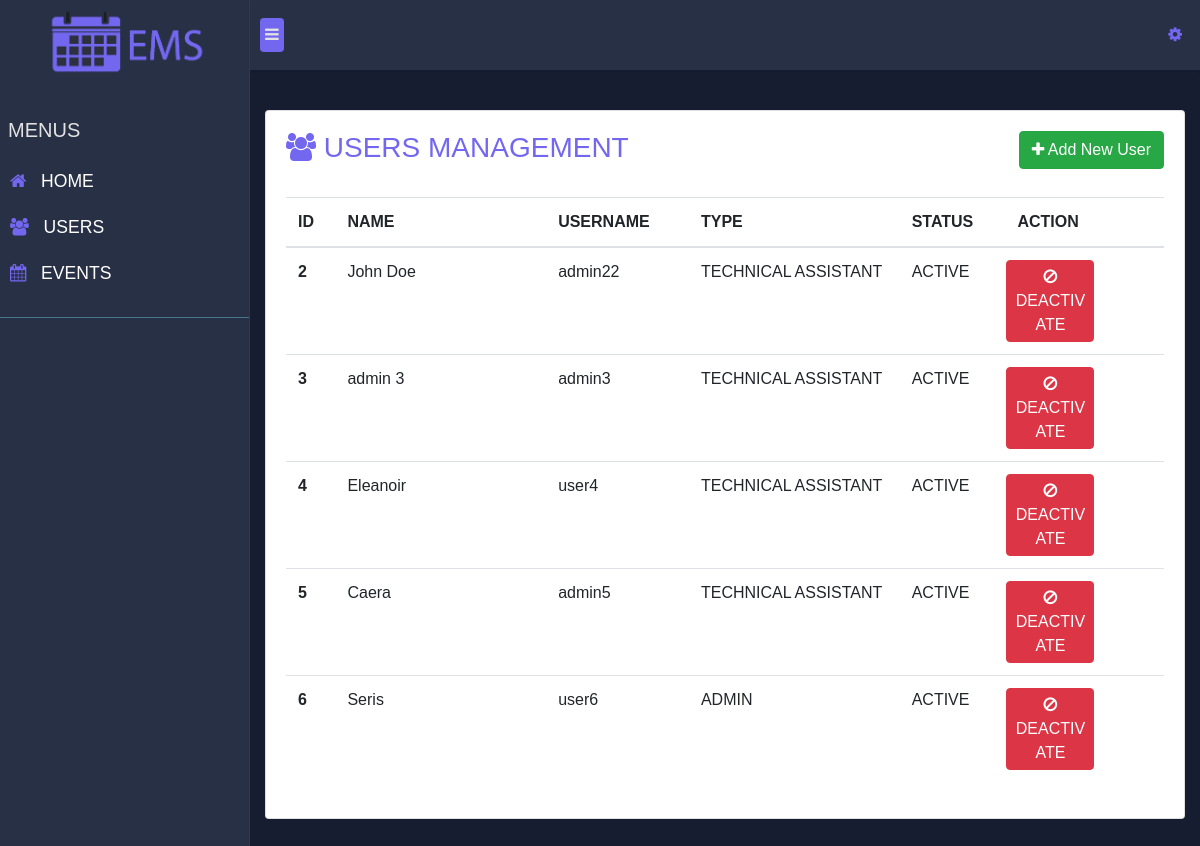
The app's page /users/admin/users.php (signed in) with its own data.
### tables this page shows
CREATE TABLE `tblusers` (
  `UserID` int(11) NOT NULL,
  `Name` varchar(300) NOT NULL,
  `UserType` varchar(100) NOT NULL,
  `SQuestion` varchar(300) NOT NULL,
  `SAnswer` varchar(300) NOT NULL,
  `Username` varchar(30) NOT NULL,
  `Password` varchar(100) NOT NULL,
  `Status` varchar(100) NOT NULL
);

### users/admin/users.php (the view, shortened to what this page needs)
<!DOCTYPE html>
<html lang="en">
<head>
    <link rel="stylesheet" href="/CanoEMS/assets/css/bootstrap/css/bootstrap.min.css">
    <link rel="stylesheet" href="/CanoEMS/assets/css/index.css">
    <link rel="stylesheet" href="/CanoEMS/assets/css/nav.css">
    <link rel="stylesheet" href="https://cdnjs.cloudflare.com/ajax/libs/font-awesome/4.7.0/css/font-awesome.min.css">
</head>
<body>
    <?php
    $path = $_SERVER['DOCUMENT_ROOT'];
    include_once($path . "/CanoEMS/db/config.php");
    $resultMedical = mysqli_query($db, "SELECT * FROM `tblusers` where UserID != " . $_SESSION['user-ems']['UserID']);
    ?>
    <div class="wrapper">
        <nav id="sidebar" class="backgroundDarkColor border-right border-dark">
            <?php include($path . "/CanoEMS/comp/adminNavBar.php") ?>
        </nav>
        <div class="content w-100 backgroundDarkerColor">
            <nav class="navbar navbar-expand-lg backgroundDarkColor">
                <?php include($path . "/CanoEMS/comp/commonNavBar.php") ?>
            </nav>
            <div class="container-fluid">
                <div class="content-wrapper p-0">
                    <div class="row">
                        <div class="col-sm-12">
                            <div class="card mb-5">
                                <div class="card-body">
                                    <div class="row">
                                        <div class="col-sm-8">
                                           <h3 class="textUserColor"> <i class="fa fa-users"></i> USERS MANAGEMENT</h3><br>
                                        </div>
                                        <div class="col-sm-4">
                                            <button class="btn btn-success float-right mb-2" id="addNewUser"><i class='fa fa-plus'></i> Add New User</button>
                                        </div>
                                    </div>
                                    <div class="table-responsive">
                                        <table id="tbl" class="table table-stripe">
                                            <thead>
                                                <tr>
                                                    <th scope="col">ID</th>
                                                    <th class="w-24" scope="col">NAME</th>
                                                    <th class="w-12" scope="col">USERNAME</th>
                                                    <th class="w-24" scope="col">TYPE</th>
                                                    <th class="w-12" scope="col">STATUS</th>
                                                    <th scope="col">ACTION</th>
                                                </tr>
                                            </thead>
                                            <tbody>
                                                <?php
                                                while ($row = $resultMedical->fetch_assoc()) {
                                                    $action_element = "";
                                                    if ($row['Status'] == "FOR APPROVAL") {
                                                        $action_element = "<div class='col-sm-7 pr-1 pl-1'><button class='btn btn-info w-100 btnApprove p-1'><i class='fa fa-thumbs-up'></i> APPROVE</button></div>";
                                                    } else if ($row['Status'] == "ACTIVE") {
                                                        $action_element = "<div class='col-sm-7 pr-1 pl-1'><button class='btn btn-danger w-100 btnDeactivate p-1'><i class='fa fa-ban'></i> DEACTIVATE</button></div>";
                                                    } else {
                                                        $action_element = "<div class='col-sm-7 pr-1 pl-1'><button class='btn btn-success w-100 btnActivate p-1'><i class='fa fa-toggle-on'></i> ACTIVATE</button></div>";
                                                    }
                                                    echo "
                                                    <tr row-id='" . $row['UserID'] . "'>
                                                        <th scope='row'>" . $row['UserID'] . "</th>
                                                        <td ref='" . $row['Name'] . "'>" . $row['Name'] . "</td>
                                                        <td ref='" . $row['Username'] . "'>" . $row['Username'] . "</td>
                                                        <td ref='" . $row['UserType'] . "'>" . (($row['UserType'] == 'TA') ? 'TECHNICAL ASSISTANT' : $row['UserType']) . "</td>
                                                        <td ref='" . $row['Status'] . "'>" . $row['Status'] . "</td>
                                                        <td><div class='row'>" .
                                                        $action_element .
                                                        "</td></tr>";
                                                }
                                                ?>
                                            </tbody>
                                        </table>
                                    </div>
                                </div>
                            </div>
                        </div>
                    </div>
                </div>
            </div>
        </div>
    </div>
</body>
</html>

### assets/css/index.css (style rules this page uses)
.textUserColor { color:#7367F0 !important; }
.backgroundDarkColor { background-color: #283046 !important; }
.backgroundDarkerColor { background-color: #161D31 !important; }

### assets/css/nav.css (style rules this page uses)
body { font-family: 'Poppins', sans-serif; background: #fafafa }
.navbar { padding: 15px 10px; background: #fff; border: none; border-radius: 0; margin-bottom: 40px; box-shadow: 1px 1px 3px rgba(0, 0, 0, 0.1) }
.wrapper { display: flex; width: 100%; align-items: stretch }
#sidebar { min-width: 250px; max-width: 250px; background: #005086; color: #fff; transition: all 0.3s }
.content-wrapper { padding: 15px }

### users/admin/users.php (style rules this page uses)
.w-24 { width: 24%; }
.content-wrapper { height: 100vh !important; }

### records on screen
tblusers: UserID "2", Name "John Doe", Username "admin22", UserType "TECHNICAL ASSISTANT", Status "ACTIVE", shows "DEACTIVATE"
tblusers: UserID "3", Name "admin 3", Username "admin3", UserType "TECHNICAL ASSISTANT", Status "ACTIVE", shows "DEACTIVATE"
tblusers: UserID "4", Name "Eleanoir", Username "user4", UserType "TECHNICAL ASSISTANT", Status "ACTIVE", shows "DEACTIVATE"
tblusers: UserID "5", Name "Caera", Username "admin5", UserType "TECHNICAL ASSISTANT", Status "ACTIVE", shows "DEACTIVATE"
tblusers: UserID "6", Name "Seris", Username "user6", UserType "ADMIN", Status "ACTIVE", shows "DEACTIVATE"
